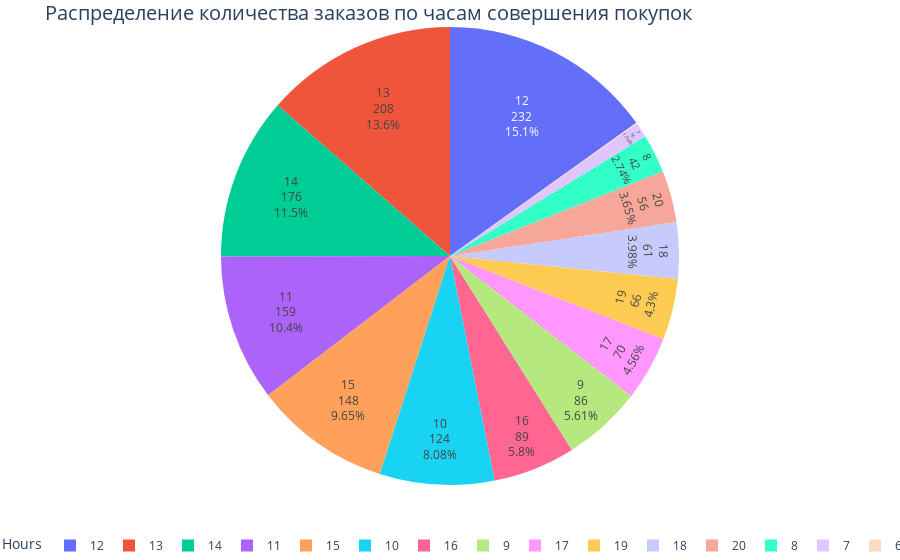

Notebook source saved alongside this figure:
### Markdown cell above
Визуализируем распределение среднего количества ежедневно поступающих заказов по времени суток (часу совершения транзакции).

### Code cell
# выделим только дату без времени из даты совершения транзакции
data_cleaned['Date'] = data_cleaned['InvoiceDate'].dt.date
# сгруппируем количество заказов по дате и часу
quantity_date_hour = data_cleaned.groupby(['Date', 'InvoiceHour'], as_index=False)['InvoiceNo'].count()
# аггрегируем часы покупок по среднему количеству заказов 
qdh_mean = quantity_date_hour.groupby('InvoiceHour', as_index=False).mean().round().sort_values(by='InvoiceHour')

# визуализируем на круговой диаграмме среднее количество покупок в определенный час дня
fig = px.pie(qdh_mean, values='InvoiceNo', names='InvoiceHour', title='Распределение количества заказов по часам совершения покупок')
fig.update_layout(legend=dict(title='Hours', orientation='h'), margin={"r":0,"t":20,"l":0,"b":20},
    title=dict(font=dict(size=20), automargin=True, xanchor='left'))
fig.update_traces(textposition='inside', textinfo='percent+label+value')
fig.show()

### Figure 1 — Plotly figure (JSON) as saved in the notebook; plotly's stock layout.template omitted (floating-point values rounded to 4 significant figures)
{"data": [{"domain": {"x": [0, 1], "y": [0, 1]}, "hovertemplate": "InvoiceHour=%{label}<br>InvoiceNo=%{value}<extra></extra>", "labels": [6, 7, 8, 9, 10, 11, 12, 13, 14, 15, 16, 17, 18, 19, 20], "legendgroup": "", "name": "", "showlegend": true, "textinfo": "percent+label+value", "textposition": "inside", "type": "pie", "values": [1, 16, 42, 86, 124, 159, 232, 208, 176, 148, 89, 70, 61, 66, 56]}], "layout": {"legend": {"orientation": "h", "title": {"text": "Hours"}, "tracegroupgap": 0}, "margin": {"b": 20, "l": 0, "r": 0, "t": 20}, "title": {"automargin": true, "font": {"size": 20}, "text": "Распределение количества заказов по часам совершения покупок", "xanchor": "left"}}}
